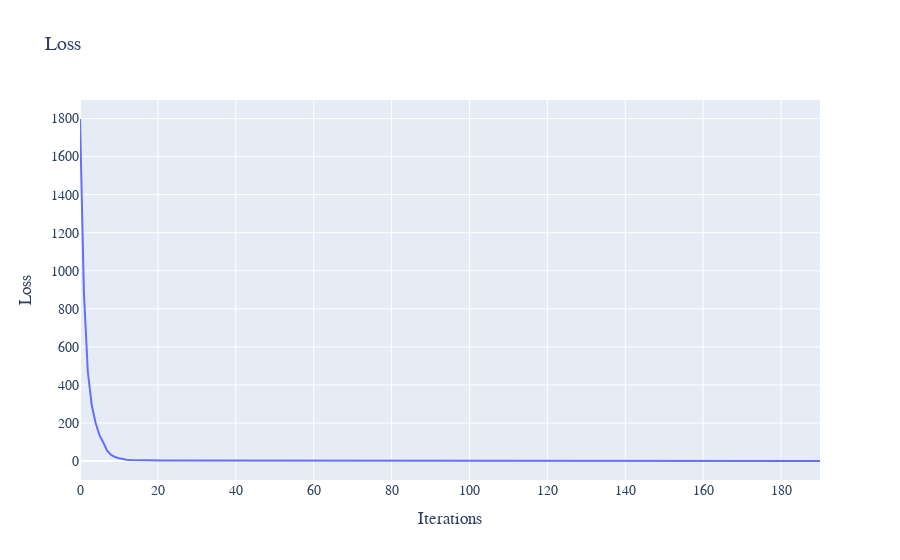

The code cell stored with this chart in its notebook:
### Code cell
eq = OPINION()
model = MODEL_CONFIG = {
    "hidden_dim": 32,
    "learning_rate": 1e-3,
    "loss_weights": (1, 1),
    "sampling_method": "uniform",
    "lr_decay": 0.98,
    "network_type": "RES",
    "optimiser": "Adam",
    "method": "Galerkin"
}
solver = DeepPDESolver(model, eq)
solver.load(path)
losses = list(solver.train(200))
plot_losses(losses)

### Figure 1 — Plotly figure (JSON) as saved in the notebook; plotly's stock layout.template omitted (floating-point values rounded to 4 significant figures; data arrays with more than 128 entries replaced by an {"elided": "..."} marker saying what was removed)
{"data": [{"mode": "lines", "name": "Error at x=0.1", "type": "scatter", "x": {"elided": "191 int values"}, "xaxis": "x", "y": {"elided": "191 float values"}, "yaxis": "y"}], "layout": {"font": {"family": "Courier New, monospace", "size": 14}, "title": {"text": "Loss"}, "xaxis": {"anchor": "y", "domain": [0, 1], "title": {"text": "Iterations"}}, "yaxis": {"anchor": "x", "domain": [0, 1], "title": {"text": "Loss"}}}}
